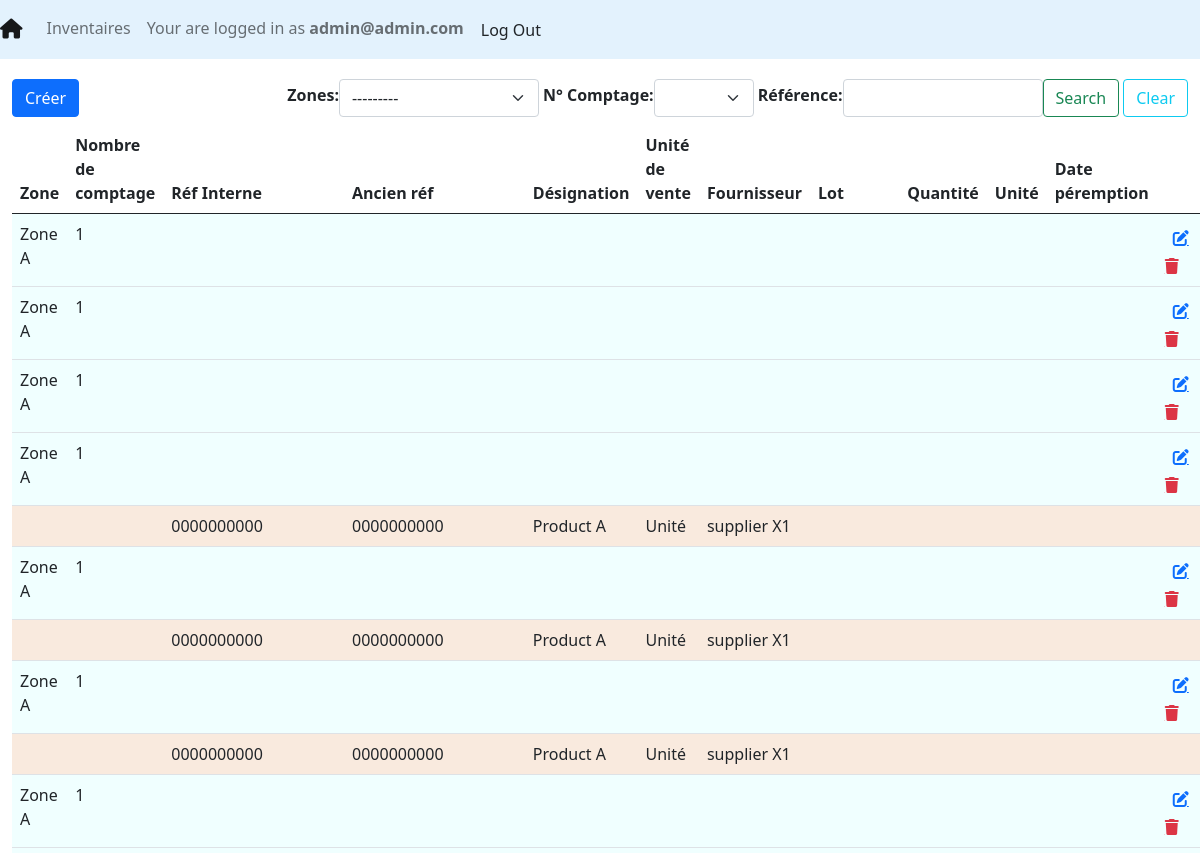
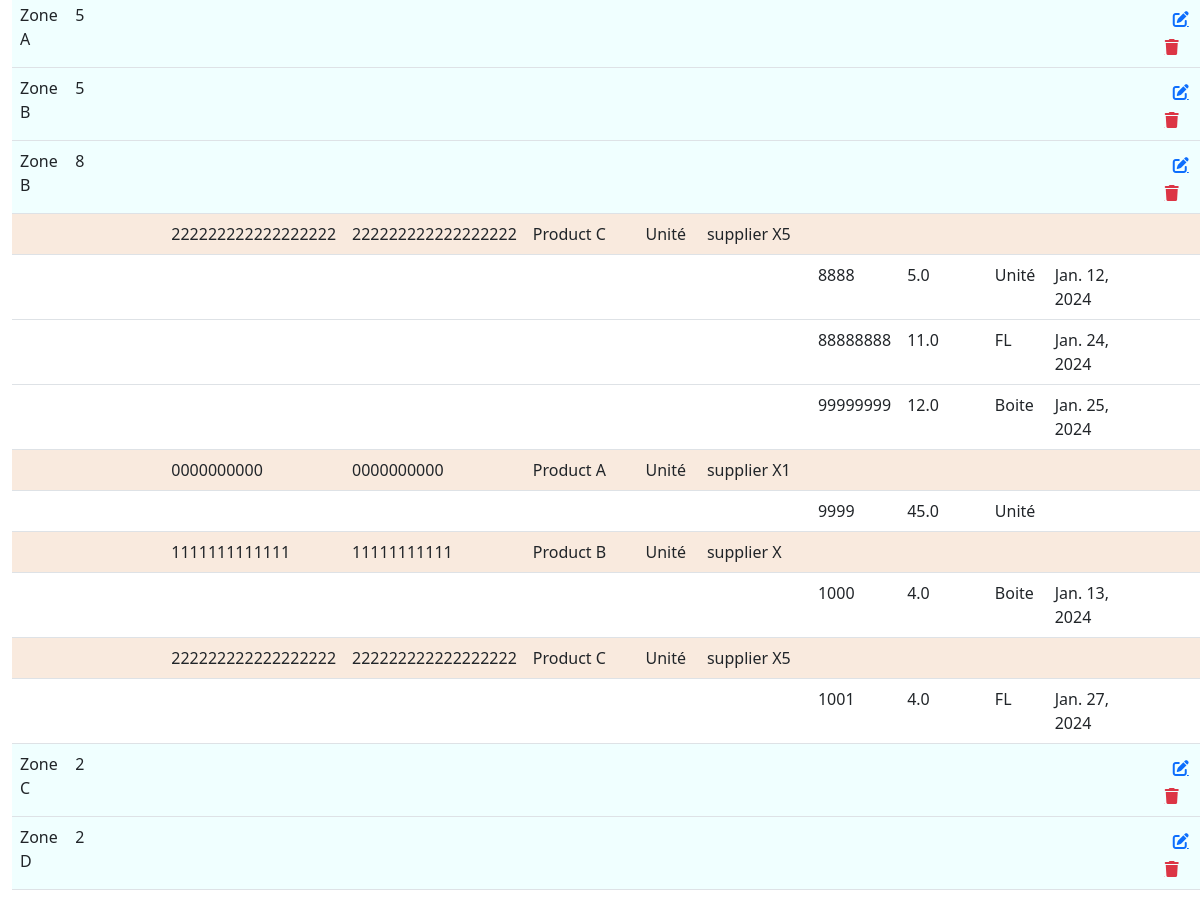
The page /inventory/ (signed in) on the database as committed earlier (2 pictures, top to bottom).
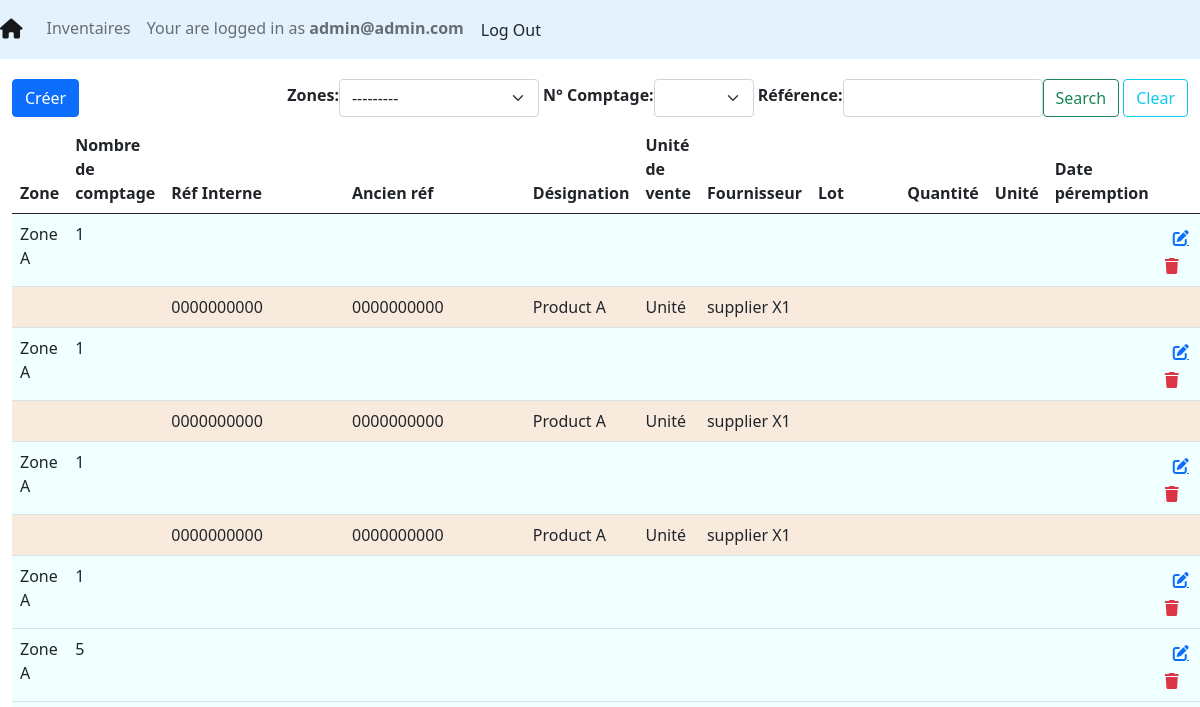
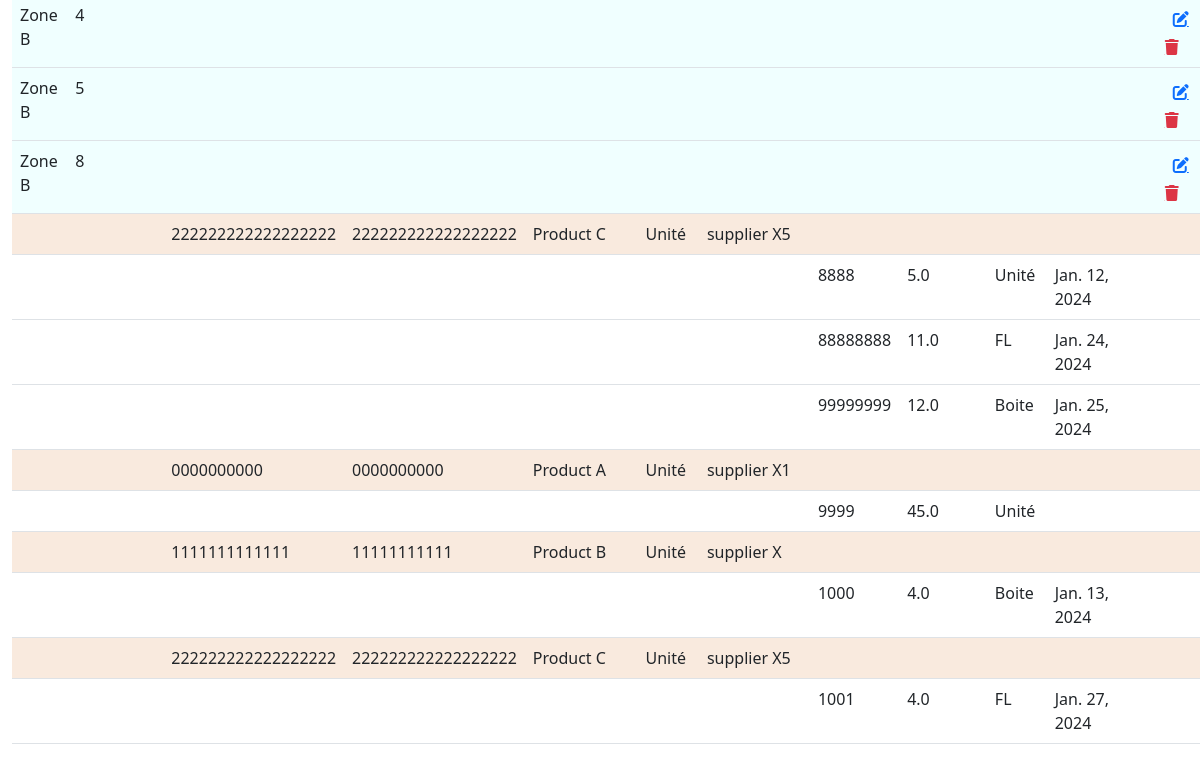
The same page on the database as committed later (2 pictures, top to bottom).
### inventory/models.py (models this page shows, shortened)
class Inventory(models.Model):
    id = models.UUIDField(
        primary_key=True,
        default=uuid.uuid4,
        editable=False
    )
    zone = models.ForeignKey(Zone, on_delete=models.CASCADE, related_name="inventories")
    name_agent = models.CharField("Nom de l’agent d’inventaire", max_length=200)
    num_inventory = models.IntegerField("Nombre de comptage")

class Zone(models.Model):
    name = models.CharField(max_length=200)
    def __str__(self) -> str:
        return f"{self.name}"

class InventoryProductLines(models.Model):
    product = models.ForeignKey(Product, on_delete=models.CASCADE)
    inventory = models.ForeignKey(Inventory, on_delete=models.CASCADE, related_name="inventory_product_lines")

class Product(models.Model):
    id = models.UUIDField(
        primary_key=True,
        default=uuid.uuid4,
        editable=False
    )
    internal_ref = models.CharField(max_length=200, verbose_name="Référence interne")
    old_ref = models.CharField(max_length=200, verbose_name="Ancien référence")
    designation = models.CharField(max_length=200, verbose_name="Désignation")
    supplier = models.CharField(max_length=200, verbose_name="Fournisseur")
    sale_uom = models.CharField(max_length=20, choices=[
        ("unit", "Unité"),
        ("coffret", "Coffret"),
        ("FL", "FL"),
        ("BTE", "Boite"),
        ("carton", "Carton"),
        ("mc", "MC"),
    ], default="unit", verbose_name="Unité de vente")

class ProductLotLines(models.Model):
    lot = models.CharField(max_length=200)
    quantity = models.FloatField("Quantité")
    quantity_uom = models.CharField(max_length=20, choices=[
        ("unit", "Unité"),
        ("coffret", "Coffret"),
        ("FL", "FL"),
        ("BTE", "Boite"),
        ("carton", "Carton"),
        ("mc", "MC"),
    ], default="unit")
    expiration_date = models.DateField("Date péremption", null=True, blank=True)
    inventory_product_line = models.ForeignKey(InventoryProductLines, on_delete=models.CASCADE, related_name="product_lot_lines")

### inventory/views.py (the view)
# urls.py: path("", InventoryListView.as_view(), name="inventory_list_view"),
class InventoryListView(LoginRequiredMixin, ListView):
    model = Inventory
    context_object_name = "inventory_list"
    template_name = "inventory/inventory_list.html"
    ordering = ['zone', 'num_inventory']
    login_url = "account_login"
    def get_context_data(self, **kwargs):
        context = super().get_context_data(**kwargs)
        zone_id = self.request.GET.get("zone")
        num_inv = self.request.GET.get("num_inv")
        product_ref = self.request.GET.get("product_ref")
        searched_product_ids = None
        if product_ref:
            searched_product_ids = list(Product.objects.all().filter(Q(internal_ref__icontains=product_ref) |
                                                           Q(old_ref__icontains=product_ref)).values_list("id", flat=True))
        search_form = SearchForm(initial={'zone': zone_id, 'num_inv': num_inv, 'product_ref': product_ref})
        choices = [('', '')]
        if zone_id:
            choices.extend([(inv.num_inventory, inv.num_inventory) for inv in Inventory.objects.all().filter(Q(zone__id=zone_id))])
        search_form.fields["num_inv"].choices = choices
        context['search_form'] = search_form
        context['searched_product_ids'] = searched_product_ids
        return context
    def get_queryset(self) -> QuerySet[Any]:
        zone_id = self.request.GET.get("zone")
        num_inventory = self.request.GET.get("num_inv")
        filter = Q()
        if zone_id:
            filter = Q(zone__id=zone_id)
            if num_inventory:
                filter &= Q(num_inventory=num_inventory)
        return self.model.objects.all().filter(filter).order_by(*self.ordering)

### inventory/forms.py
class SearchForm(forms.Form):
    num_inv = forms.ChoiceField(label="N° Comptage", widget=forms.Select(attrs={"onchange": "this.form.submit();", 'class': 'form-select'}), required=False)
    zone = forms.ModelChoiceField(label="Zones", queryset=Zone.objects.all(), widget=forms.Select(attrs={"onchange": "_searchform_onchange_zone(event);", 'class': 'form-select'}), required=False)
    product_ref = forms.CharField(label="Référence", widget=forms.TextInput(attrs={'class': 'form-control'}), required=False)
    def __init__(self, *args, **kwargs):
        super().__init__(*args, **kwargs)

### templates/inventory/inventory_list.html (shortened to what this page needs)
{% extends "_base.html" %}
{% block content %}
<div class="inventory-list">
  <div class="d-flex justify-content-between mb-2">
    <a href="{% url 'inventory_create' %}" class="btn btn-primary float-left" role="button"
      aria-disabled="true">Créer</a>
    <form class="form-inline my-2 my-lg-0 d-flex">
      {{ search_form.zone.label_tag }}
      {{ search_form.zone }}
      {{ search_form.num_inv.label_tag }}
      {{ search_form.num_inv }}
      {{ search_form.product_ref.label_tag }}
      {{ search_form.product_ref }}
      <button class="btn btn-outline-success my-2 my-sm-0 me-1" type="submit">Search</button>
      <button class="btn btn-outline-info my-2 my-sm-0" onclick="_seachform_clear(event)">Clear</button>
    </form>
  </div>
  <table class="table table-hover">
    <thead style="position: sticky;top: 0;background-color: white;">
      <tr>
        <th scope="col">Zone</th>
        <th scope="col">Nombre de comptage</th>
        <th scope="col">Réf Interne</th>
        <th scope="col">Ancien réf</th>
        <th scope="col">Désignation</th>
        <th scope="col">Unité de vente</th>
        <th scope="col">Fournisseur</th>
        <th scope="col">Lot</th>
        <th scope="col">Quantité</th>
        <th scope="col">Unité</th>
        <th scope="col">Date péremption</th>
        <th scope="col" style="width: 80px;"></th>
      </tr>
    </thead>
    <tbody>
      {% for inv in inventory_list %}
      <tr class="inv-line">
        <td scope="col"><a>{{inv.zone.name}}</a></td>
        <td scope="col">{{inv.num_inventory}}</td>
        <td scope="col" colspan="9"></td>
        <td scope="col">
          <a href="{% url 'inventory_update' inv.id %}" class="fa fa-edit p-2" title="Modifier"></a>
          <a type="button" class="fa fa-trash text-danger btn-delete-inventory"
            onclick="_onClickDeleteInventory('{{inv.id}}')" title="Supprimer"></a>
        </td>
      </tr>
      {% for prodline in inv.inventory_product_lines.all %}
      {% if searched_product_ids == None or prodline.product.id in searched_product_ids %}
      <tr class="prod-line">
        <td scope="col" colspan="2"></td>
        <td scope="col">{{prodline.product.internal_ref}}</td>
        <td scope="col">{{prodline.product.old_ref}}</td>
        <td scope="col">{{prodline.product.designation}}</td>
        <td scope="col">{{prodline.product.get_sale_uom_display}}</td>
        <td scope="col">{{prodline.product.supplier}}</td>
        <td scope="col" colspan="5"></td>
      </tr>
      {% for lotline in prodline.product_lot_lines.all %}
      <tr class="lot-line">
        <td scope="col" colspan="7"></td>
        <td scope="col">{{lotline.lot}}</td>
        <td scope="col">{{lotline.quantity}}</td>
        <td scope="col">{{lotline.get_quantity_uom_display}}</td>
        <td scope="col">{{lotline.expiration_date|default_if_none:''}}</td>
        <td scope="col"></td>
      </tr>
      {% endfor %}
      {% endif %}
      {% endfor %}
      {% endfor %}
    </tbody>
  </table>
</div>
{% endblock content %}

### templates/_base.html (shortened to what this page needs)
{% load static %}
<!DOCTYPE html>
<html>
<head>
    <link rel="stylesheet" href="{% static 'css/jquery-ui.min.css' %}" type="text/css">
    <link rel="stylesheet" href="{% static 'css/jquery-ui.theme.css' %}" type="text/css">
    <link rel="stylesheet" href="{% static 'css/bootstrap.min.css' %}" type="text/css">
    <link href="{% static 'fontawesomefree/css/all.min.css' %}" rel="stylesheet" type="text/css">
    <link href="{% static 'css/base.css' %}" rel="stylesheet" type="text/css">
  </head>
</head>
<body>
    <nav class="navbar navbar-expand-lg navbar-light" style="background-color: #e3f2fd;margin-bottom: 20px;">
        <a class="navbar-brand fa fa-home" href="/" title="HOME"></a>
        <div class="justify-content-end" id="navbarNavAltMarkup">
          <div class="navbar-nav">
            <a class="nav-item nav-link" href="{% url 'inventory_list_view' %}">Inventaires</a>
            {% if user.is_authenticated %}
                <a class="nav-item nav-link">Your are logged in as <b>{{ user.email }}</b></a>
                <a class="nav-item nav-link" data-toggle="modal" data-target="#exampleModal">
                    <button type="button" class="btn p-0" data-bs-toggle="modal" data-bs-target="#exampleModal">
                    Log Out
                  </button>
                </a>
            {% else %}
                <a class="nav-item nav-link" href="{% url 'account_login' %}">Log In</a>
                <a class="nav-item nav-link" href="{% url 'account_signup' %}">Sign up</a>
            {% endif %}
          </div>
        </div>
    </nav>
    <div class="container-fluid">
        {% block content %}
        {% endblock content %}
    </div>
</html>

Rows that differ between the two databases and show on the page:
removed Inventory: zone.name "Zone A", num_inventory "1"
removed Inventory: zone.name "Zone A", num_inventory "1"
removed Inventory: zone.name "Zone A", num_inventory "1"
removed Inventory: zone.name "Zone C", num_inventory "2"
removed Inventory: zone.name "Zone D", num_inventory "2"
added Inventory: zone.name "Zone B", num_inventory "4"
